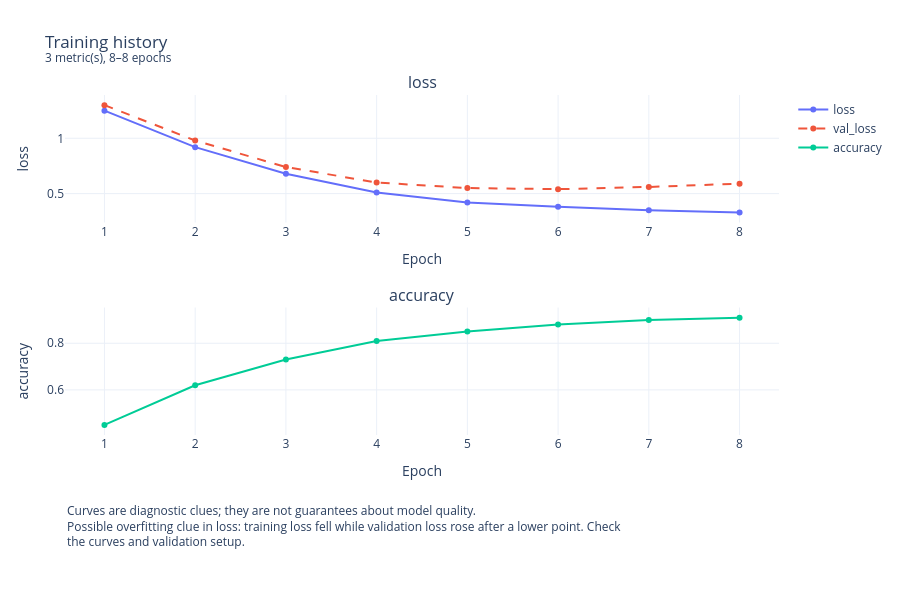

The notebook cell this image was saved under:
### Markdown cell above
## 3. Training Observability & Run Comparison (`sd.watch`, `sd.compare`)

Track loss and metrics during training with the lightweight `Tracker`. Visualizations include exponential moving average (EMA) smoothing and plateau/divergence signals.

### Code cell
tracker = sd.watch(name="baseline_experiment")

# Simulate 8 training epochs
losses = [1.25, 0.92, 0.68, 0.51, 0.42, 0.38, 0.35, 0.33]
val_losses = [1.30, 0.98, 0.74, 0.60, 0.55, 0.54, 0.56, 0.59]
accuracies = [0.45, 0.62, 0.73, 0.81, 0.85, 0.88, 0.90, 0.91]

for epoch, (train_loss, val_loss, acc) in enumerate(
    zip(losses, val_losses, accuracies, strict=True), start=1
):
    tracker.log(epoch=epoch, loss=train_loss, val_loss=val_loss, accuracy=acc)

# Visualize training curves
sd.see(tracker)

### Figure 1 — Plotly figure (JSON) as saved in the notebook; plotly's stock layout.template omitted (floating-point values rounded to 4 significant figures)
{"data": [{"line": {"dash": "solid"}, "mode": "lines+markers", "name": "loss", "type": "scatter", "x": [1.0, 2.0, 3.0, 4.0, 5.0, 6.0, 7.0, 8.0], "xaxis": "x", "y": [1.25, 0.92, 0.68, 0.51, 0.42, 0.38, 0.35, 0.33], "yaxis": "y"}, {"line": {"dash": "dash"}, "mode": "lines+markers", "name": "val_loss", "type": "scatter", "x": [1.0, 2.0, 3.0, 4.0, 5.0, 6.0, 7.0, 8.0], "xaxis": "x", "y": [1.3, 0.98, 0.74, 0.6, 0.55, 0.54, 0.56, 0.59], "yaxis": "y"}, {"line": {"dash": "solid"}, "mode": "lines+markers", "name": "accuracy", "type": "scatter", "x": [1.0, 2.0, 3.0, 4.0, 5.0, 6.0, 7.0, 8.0], "xaxis": "x2", "y": [0.45, 0.62, 0.73, 0.81, 0.85, 0.88, 0.9, 0.91], "yaxis": "y2"}], "layout": {"annotations": [{"font": {"size": 16}, "showarrow": false, "text": "loss", "x": 0.5, "xanchor": "center", "xref": "paper", "y": 1.0, "yanchor": "bottom", "yref": "paper"}, {"font": {"size": 16}, "showarrow": false, "text": "accuracy", "x": 0.5, "xanchor": "center", "xref": "paper", "y": 0.375, "yanchor": "bottom", "yref": "paper"}, {"align": "left", "font": {"size": 12}, "showarrow": false, "text": "Curves are diagnostic clues; they are not guarantees about model quality.<br>Possible overfitting clue in loss: training loss fell while validation loss rose after a lower point. Check<br>the curves and validation setup.", "x": 0, "xanchor": "left", "xref": "paper", "y": 0, "yanchor": "top", "yref": "paper", "yshift": -65}], "height": 590, "margin": {"b": 155, "l": 65, "r": 30, "t": 95}, "title": {"text": "Training history<br><sup>3 metric(s), 8–8 epochs</sup>"}, "xaxis": {"anchor": "y", "domain": [0.0, 1.0], "title": {"text": "Epoch"}}, "xaxis2": {"anchor": "y2", "domain": [0.0, 1.0], "title": {"text": "Epoch"}}, "yaxis": {"anchor": "x", "domain": [0.625, 1.0], "title": {"text": "loss"}}, "yaxis2": {"anchor": "x2", "domain": [0.0, 0.375], "title": {"text": "accuracy"}}}}
